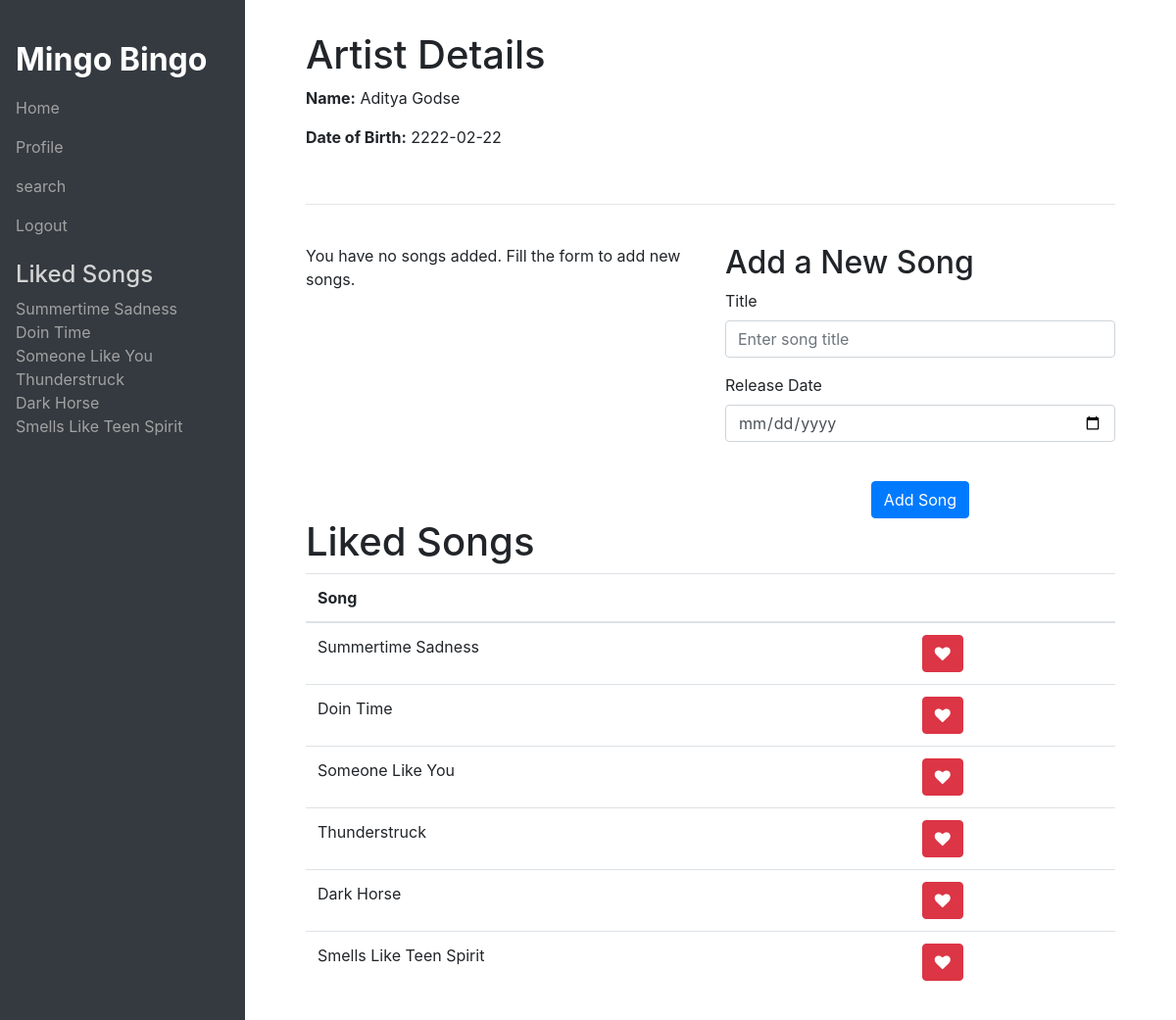
/manage (signed in), run on the app's committed database.
### website/models.py (models this page shows)
class Song(db.Model):
    id = db.Column(db.Integer, primary_key=True)
    title = db.Column(db.String(255), nullable=False)
    release_date = db.Column(db.Date)
    artist_id = db.Column(db.Integer, db.ForeignKey('user.id'), nullable=False)

class User(db.Model, UserMixin):
    id = db.Column(db.Integer, primary_key=True)
    email = db.Column(db.String(150), unique=True, nullable=False)
    password = db.Column(db.String(150), nullable=False)
    name = db.Column(db.String(150), nullable=False)
    date_of_birth = db.Column(db.Date, nullable=False)
    is_artist = db.Column(db.Boolean, nullable=False)
    songs = relationship('Song', backref='artist', lazy=True)

### website/auth.py (the view, shortened to what this page needs)
@auth.route('/manage', methods=['GET', 'POST'])
@login_required
def manage():
    all_songs = Song.query.all()
    liked_songs = [song.song_id for song in LikedSongs.query.filter_by(user_id=current_user.id).all()]
    return render_template("profile.html", user=current_user, songs=all_songs, liked_songs=liked_songs)

### website/__init__.py (called while the page is built)
def create_app():
    app = Flask(__name__)
    app.config['SECRET_KEY'] = 'nqMt+o1BxO2Wkaj4ogmFtg=='
    app.config['SQLALCHEMY_DATABASE_URI'] = f'sqlite:///{DB_NAME}'
    db.init_app(app)
    from .views import views
    from .auth import auth
    app.register_blueprint(views, url_prefix='/')
    app.register_blueprint(auth, url_prefix='/')
    from .models import User, Song
    with app.app_context():
        db.create_all()
    login_manager = LoginManager()
    login_manager.login_view = 'auth.login'
    login_manager.init_app(app)
    @login_manager.user_loader
    def load_user(id):
        return User.query.get(int(id))
    return app

### website/templates/profile.html (shortened to what this page needs)
{% extends "base.html" %}
{% block content %}
<div class="container">
    {% if not user.is_artist %}
    <h1>User Details</h1>
    <p><strong>Name:</strong> {{ user.name }}</p>
    <p><strong>Date of Birth:</strong> {{ user.date_of_birth }}</p>
    {% else %}
    <h1>Artist Details</h1>
    <p><strong>Name:</strong> {{ user.name }}</p>
    <p><strong>Date of Birth:</strong> {{ user.date_of_birth }}</p>
    {% endif %}
    <br>
    <hr>
    <br>
    <div class="row">
        <div class="col-lg-6">
            {% if user.is_artist %}
            {% if user.songs %}
            <h1>My Songs</h1>
            <table class="table table-striped">
                <thead>
                    <tr>
                        <th>Title</th>
                        <th>Release Date</th>
                        <th>Action</th>
                    </tr>
                </thead>
                <tbody>
                    {% for song in user.songs %}
                    <tr>
                        <td>{{ song.title }}</td>
                        <td>{{ song.release_date }}</td>
                        <td>
                            <button type="button" class="btn btn-danger" onClick="confirmDelete('{{ song.id }}')">
                                Delete song
                            </button>
                        </td>
                    </tr>
                    {% endfor %}
                </tbody>
            </table>
            {% else %}
            <p class="center">You have no songs added. Fill the form to add new songs.</p>
            {% endif %}
            {% endif %}
        </div>
        <div class="col-lg-6">
            {% if user.is_artist %}
            <form method="POST">
                <h2>Add a New Song</h2>
                <div class="form-group">
                    <label for="title">Title</label>
                    <input type="text" class="form-control" id="title" name="title" placeholder="Enter song title"
                        required />
                </div>
                <div class="form-group">
                    <label for="release_date">Release Date</label>
                    <input type="date" class="form-control" id="release_date" name="release_date" required />
                </div>
                <br />
                <div align="center">
                    <button type="submit" class="btn btn-primary">Add Song</button>
                </div>
            </form>
            {% endif %}
        </div>
    </div>
</div>
<div class="container">
    <h1>Liked Songs</h1>
    {% if liked_songs %}
    <table class="table">
        <thead>
            <tr>
                <th>Song</th>
                <th></th>
            </tr>
        </thead>
        <tbody>
            {% for song in songs %}
            {% if song.id in liked_songs %}
            <tr>
                <td>{{ song.title }}</td>
                <td>
                    <button type="button" class="btn btn-danger"
                        onclick="confirmUnlike('{{ song.id }}')"><i class="fa fa-heart"></i></button>
                </td>
            </tr>
            {% endif %}
            {% endfor %}
        </tbody>
    </table>
    {% else %}
    <p>You have no liked songs</p>
    {% endif %}
</div>
{% endblock %}

### website/templates/base.html (shortened to what this page needs)
<!DOCTYPE html>
<html>
<head>
  <link rel="stylesheet" href="https://stackpath.bootstrapcdn.com/bootstrap/4.4.1/css/bootstrap.min.css"
 />
  <link rel="stylesheet" href="https://stackpath.bootstrapcdn.com/font-awesome/4.7.0/css/font-awesome.min.css"
 />
</head>
<body>
  <nav class="navbar">
    <a class="navbar-brand" href="/">Mingo Bingo</a>
    <div style="width: 100%;">
      {% if user.is_authenticated %}
      <ul class="navbar-nav">
        <li>
          <a class="nav-link" id="home" href="/">Home</a>
        </li>
        <li>
          <a class="nav-link" id="manage" href="/manage">Profile</a>
        </li>
        <li>
          <a class="nav-link" id="search" href="/search">search</a>
        </li>
        <li>
          <a class="nav-link" id="logout" href="#" onclick="confirmLogout()">Logout</a>
        </li>
      </ul>
      <h4 style="color: #d4d4d4;">Liked Songs</h4>
      <ul class="navbar-nav">
        {% for song in songs %}
        {% if song.id in liked_songs %}
        <li>
          <p class="liked-song" onclick="confirmUnlike('{{ song.id }}')" >{{ song.title }}</p>
        </li>
        {% endif %}
        {% endfor %}
      </ul>
      {% endif %}
    </div>
  </nav>
  <div class="content">
    <div class="container">
      {% block content %} {% endblock %}
    </div>
  </div>
</body>
</html>

### website/templates/base.html (style rules this page uses)
.navbar { position: fixed; top: 0; bottom: 0; left: 0; width: 250px; background-color: #343a40; padding-top: 2rem; display: flex; flex-direction: column; justify-content: start; align-items: flex-start; }
.navbar-brand { font-size: 2rem; margin-right: 2rem; font-weight: bold; color: #fff; }
.navbar-nav { margin-bottom: 1rem; }
.liked-song { color: #a2a2a2; padding: 0; margin: 0; }
.nav-link { color: #a2a2a2; }
.content { margin-left: 250px; padding: 2rem; }

### data on the page
Song: title "Summertime Sadness"
Song: title "Doin Time"
Song: title "Someone Like You"
Song: title "Thunderstruck"
Song: title "Dark Horse"
Song: title "Smells Like Teen Spirit"
User: name "Aditya Godse", date_of_birth "2222-02-22"
